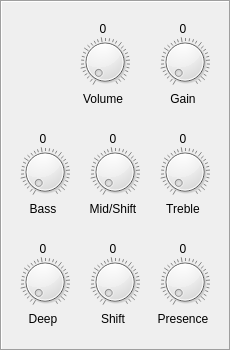
   <widget class="QFrame" name="frame">
    <property name="geometry">
     <rect>
      <x>750</x>
      <y>60</y>
      <width>231</width>
      <height>351</height>
     </rect>
    </property>
    <property name="frameShape">
     <enum>QFrame::Box</enum>
    </property>
    <property name="frameShadow">
     <enum>QFrame::Sunken</enum>
    </property>
    <widget class="QLabel" name="Mid_Label_2">
     <property name="geometry">
      <rect>
       <x>80</x>
       <y>130</y>
       <width>66</width>
       <height>17</height>
      </rect>
     </property>
     <property name="layoutDirection">
      <enum>Qt::LeftToRight</enum>
     </property>
     <property name="text">
      <string>0</string>
     </property>
     <property name="alignment">
      <set>Qt::AlignCenter</set>
     </property>
    </widget>
    <widget class="QLabel" name="Volume_Label">
     <property name="geometry">
      <rect>
       <x>70</x>
       <y>90</y>
       <width>66</width>
       <height>17</height>
      </rect>
     </property>
     <property name="text">
      <string>Volume</string>
     </property>
     <property name="alignment">
      <set>Qt::AlignCenter</set>
     </property>
    </widget>
    <widget class="QLabel" name="Mid_Label">
     <property name="geometry">
      <rect>
       <x>80</x>
       <y>200</y>
       <width>66</width>
       <height>17</height>
      </rect>
     </property>
     <property name="layoutDirection">
      <enum>Qt::LeftToRight</enum>
     </property>
     <property name="text">
      <string>Mid/Shift</string>
     </property>
     <property name="alignment">
      <set>Qt::AlignCenter</set>
     </property>
    </widget>
    <widget class="QDial" name="Shift_Dial">
     <property name="geometry">
      <rect>
       <x>90</x>
       <y>250</y>
       <width>50</width>
       <height>64</height>
      </rect>
     </property>
     <property name="maximum">
      <number>126</number>
     </property>
     <property name="notchesVisible">
      <bool>true</bool>
     </property>
    </widget>
    <widget class="QLabel" name="Shift_Label_2">
     <property name="geometry">
      <rect>
       <x>80</x>
       <y>240</y>
       <width>66</width>
       <height>17</height>
      </rect>
     </property>
     <property name="layoutDirection">
      <enum>Qt::LeftToRight</enum>
     </property>
     <property name="text">
      <string>0</string>
     </property>
     <property name="alignment">
      <set>Qt::AlignCenter</set>
     </property>
    </widget>
    <widget class="QLabel" name="Presence_Label_2">
     <property name="geometry">
      <rect>
       <x>150</x>
       <y>240</y>
       <width>66</width>
       <height>17</height>
      </rect>
     </property>
     <property name="layoutDirection">
      <enum>Qt::LeftToRight</enum>
     </property>
     <property name="text">
      <string>0</string>
     </property>
     <property name="alignment">
      <set>Qt::AlignCenter</set>
     </property>
    </widget>
    <widget class="QLabel" name="Shift_Label">
     <property name="geometry">
      <rect>
       <x>80</x>
       <y>310</y>
       <width>66</width>
       <height>17</height>
      </rect>
     </property>
     <property name="layoutDirection">
      <enum>Qt::LeftToRight</enum>
     </property>
     <property name="text">
      <string>Shift</string>
     </property>
     <property name="alignment">
      <set>Qt::AlignCenter</set>
     </property>
    </widget>
    <widget class="QLabel" name="Gain_Label">
     <property name="geometry">
      <rect>
       <x>150</x>
       <y>90</y>
       <width>66</width>
       <height>17</height>
      </rect>
     </property>
     <property name="layoutDirection">
      <enum>Qt::LeftToRight</enum>
     </property>
     <property name="text">
      <string>Gain</string>
     </property>
     <property name="alignment">
      <set>Qt::AlignCenter</set>
     </property>
    </widget>
    <widget class="QLabel" name="Treble_Label">
     <property name="geometry">
      <rect>
       <x>150</x>
       <y>200</y>
       <width>66</width>
       <height>17</height>
      </rect>
     </property>
     <property name="layoutDirection">
      <enum>Qt::LeftToRight</enum>
     </property>
     <property name="text">
      <string>Treble</string>
     </property>
     <property name="alignment">
      <set>Qt::AlignCenter</set>
     </property>
    </widget>
    <widget class="QLabel" name="Bass_Label">
     <property name="geometry">
      <rect>
       <x>10</x>
       <y>200</y>
       <width>66</width>
       <height>17</height>
      </rect>
     </property>
     <property name="text">
      <string>Bass</string>
     </property>
     <property name="alignment">
      <set>Qt::AlignCenter</set>
     </property>
    </widget>
    <widget class="QLabel" name="Deep_Label">
     <property name="geometry">
      <rect>
       <x>10</x>
       <y>310</y>
       <width>66</width>
       <height>17</height>
      </rect>
     </property>
     <property name="text">
      <string>Deep</string>
     </property>
     <property name="alignment">
      <set>Qt::AlignCenter</set>
     </property>
    </widget>
    <widget class="QDial" name="Mid_Dial">
     <property name="geometry">
      <rect>
       <x>90</x>
       <y>140</y>
       <width>50</width>
       <height>64</height>
      </rect>
     </property>
     <property name="maximum">
      <number>126</number>
     </property>
     <property name="notchesVisible">
      <bool>true</bool>
     </property>
    </widget>
    <widget class="QDial" name="Volume_Dial">
     <property name="geometry">
      <rect>
       <x>80</x>
       <y>30</y>
       <width>50</width>
       <height>64</height>
      </rect>
     </property>
     <property name="maximum">
      <number>126</number>
     </property>
     <property name="notchesVisible">
      <bool>true</bool>
     </property>
    </widget>
    <widget class="QDial" name="Bass_Dial">
     <property name="geometry">
      <rect>
       <x>20</x>
       <y>140</y>
       <width>50</width>
       <height>64</height>
      </rect>
     </property>
     <property name="maximum">
      <number>126</number>
     </property>
     <property name="notchesVisible">
      <bool>true</bool>
     </property>
    </widget>
    <widget class="QLabel" name="Volume_Label_2">
     <property name="geometry">
      <rect>
       <x>70</x>
       <y>20</y>
       <width>66</width>
       <height>17</height>
      </rect>
     </property>
     <property name="text">
      <string>0</string>
     </property>
     <property name="alignment">
      <set>Qt::AlignCenter</set>
     </property>
    </widget>
    <widget class="QDial" name="Treble_Dial">
     <property name="geometry">
      <rect>
       <x>160</x>
       <y>140</y>
       <width>50</width>
       <height>64</height>
      </rect>
     </property>
     <property name="maximum">
      <number>126</number>
     </property>
     <property name="notchesVisible">
      <bool>true</bool>
     </property>
    </widget>
    <widget class="QLabel" name="Deep_Label_2">
     <property name="geometry">
      <rect>
       <x>10</x>
       <y>240</y>
       <width>66</width>
       <height>17</height>
      </rect>
     </property>
     <property name="text">
      <string>0</string>
     </property>
     <property name="alignment">
      <set>Qt::AlignCenter</set>
     </property>
    </widget>
    <widget class="QLabel" name="Gain_Label_2">
     <property name="geometry">
      <rect>
       <x>150</x>
       <y>20</y>
       <width>66</width>
       <height>17</height>
      </rect>
     </property>
     <property name="layoutDirection">
      <enum>Qt::LeftToRight</enum>
     </property>
     <property name="text">
      <string>0</string>
     </property>
     <property name="alignment">
      <set>Qt::AlignCenter</set>
     </property>
    </widget>
    <widget class="QDial" name="Gain_Dial">
     <property name="geometry">
      <rect>
       <x>160</x>
       <y>30</y>
       <width>50</width>
       <height>64</height>
      </rect>
     </property>
     <property name="maximum">
      <number>126</number>
     </property>
     <property name="notchesVisible">
      <bool>true</bool>
     </property>
    </widget>
    <widget class="QDial" name="Deep_Dial">
     <property name="geometry">
      <rect>
       <x>20</x>
       <y>250</y>
       <width>50</width>
       <height>64</height>
      </rect>
     </property>
     <property name="maximum">
      <number>126</number>
     </property>
     <property name="notchesVisible">
      <bool>true</bool>
     </property>
    </widget>
    <widget class="QLabel" name="Treble_Label_2">
     <property name="geometry">
      <rect>
       <x>150</x>
       <y>130</y>
       <width>66</width>
       <height>17</height>
      </rect>
     </property>
     <property name="layoutDirection">
      <enum>Qt::LeftToRight</enum>
     </property>
     <property name="text">
      <string>0</string>
     </property>
     <property name="alignment">
      <set>Qt::AlignCenter</set>
     </property>
    </widget>
    <widget class="QLabel" name="Presence_Label">
     <property name="geometry">
      <rect>
       <x>150</x>
       <y>310</y>
       <width>66</width>
       <height>17</height>
      </rect>
     </property>
     <property name="layoutDirection">
      <enum>Qt::LeftToRight</enum>
     </property>
     <property name="text">
      <string>Presence</string>
     </property>
     <property name="alignment">
      <set>Qt::AlignCenter</set>
     </property>
    </widget>
    <widget class="QDial" name="Presence_Dial">
     <property name="geometry">
      <rect>
       <x>160</x>
       <y>250</y>
       <width>50</width>
       <height>64</height>
      </rect>
     </property>
     <property name="maximum">
      <number>126</number>
     </property>
     <property name="notchesVisible">
      <bool>true</bool>
     </property>
    </widget>
    <widget class="QLabel" name="Bass_Label_2">
     <property name="geometry">
      <rect>
       <x>10</x>
       <y>130</y>
       <width>66</width>
       <height>17</height>
      </rect>
     </property>
     <property name="text">
      <string>0</string>
     </property>
     <property name="alignment">
      <set>Qt::AlignCenter</set>
     </property>
    </widget>
   </widget>
